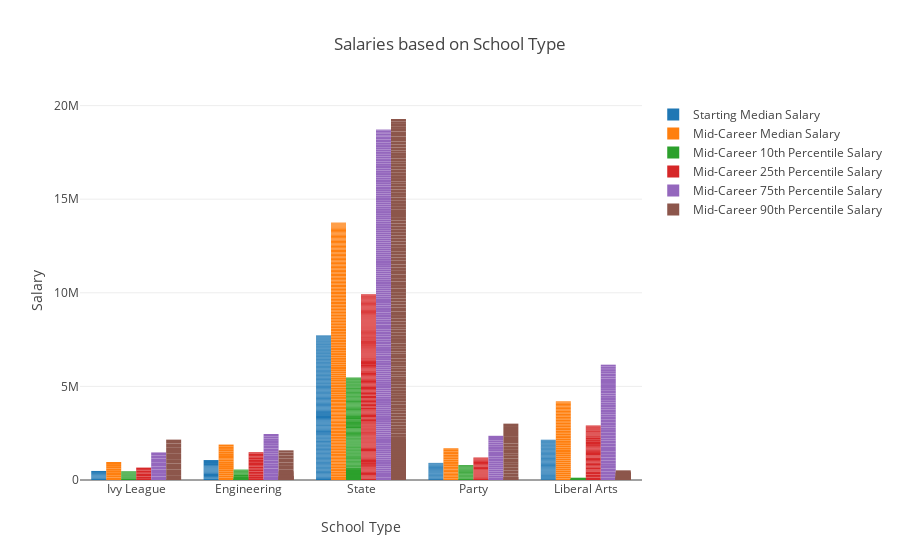

The cell this chart's notebook holds for it:
### Markdown cell above
We can see that colleges with a better ranking result in their graduates earning a higher overall salary. There are some discrepancies among the top 10 colleges, and the difference in salary is not as apparent anymore for colleges outside the top 80.

Let us take a look at the relationships between school type and salary.

### Code cell
trace_list = []
for i in college.columns[3:9]:
    trace_list.append(go.Bar(x=college['School Type'], y=college[i], name = i))
layout = go.Layout(
    barmode='group',
    title='Salaries based on School Type',
    xaxis = dict(title = 'School Type'),
    yaxis = dict(title = 'Salary'),
)
fig = go.Figure(data=trace_list, layout=layout)
py.offline.iplot(fig)

### Figure 1 — Plotly figure (JSON) as saved in the notebook; plotly's stock layout.template omitted (floating-point values rounded to 4 significant figures; data arrays with more than 128 entries replaced by an {"elided": "..."} marker saying what was removed)
{"data": [{"name": "Starting Median Salary", "type": "bar", "uid": "8dd04843-8956-450b-b939-7424b12a98be", "x": {"elided": "268 str values"}, "y": {"elided": "268 int values"}}, {"name": "Mid-Career Median Salary", "type": "bar", "uid": "6184a97b-ea8f-423d-956a-3fd4219f0a56", "x": {"elided": "268 str values"}, "y": {"elided": "268 int values"}}, {"name": "Mid-Career 10th Percentile Salary", "type": "bar", "uid": "4462588c-93cd-420d-b43c-1ddc3899f242", "x": {"elided": "268 str values"}, "y": {"elided": "268 int values"}}, {"name": "Mid-Career 25th Percentile Salary", "type": "bar", "uid": "3638cd68-8f5d-4629-a653-8b22efa13b21", "x": {"elided": "268 str values"}, "y": {"elided": "268 int values"}}, {"name": "Mid-Career 75th Percentile Salary", "type": "bar", "uid": "b4c12361-c3f9-4ccd-a55e-26e692167f22", "x": {"elided": "268 str values"}, "y": {"elided": "268 int values"}}, {"name": "Mid-Career 90th Percentile Salary", "type": "bar", "uid": "ca9dcf7e-71ee-4e6b-a368-e719fc8ba94a", "x": {"elided": "268 str values"}, "y": {"elided": "268 int values"}}], "layout": {"barmode": "group", "title": "Salaries based on School Type", "xaxis": {"title": "School Type"}, "yaxis": {"title": "Salary"}}}
